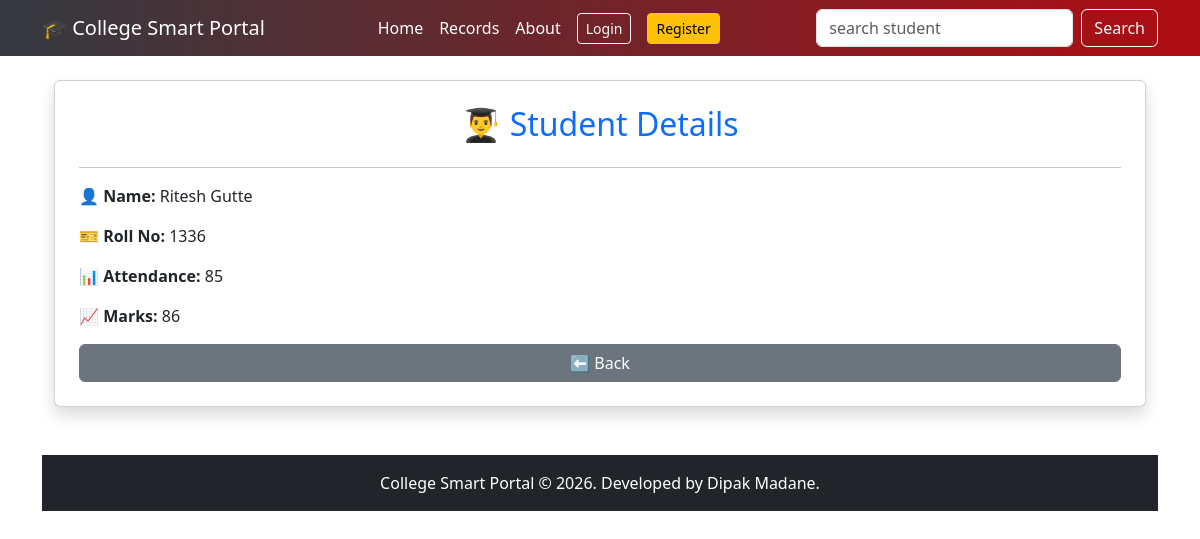
The page /student/4 on the database as committed earlier.
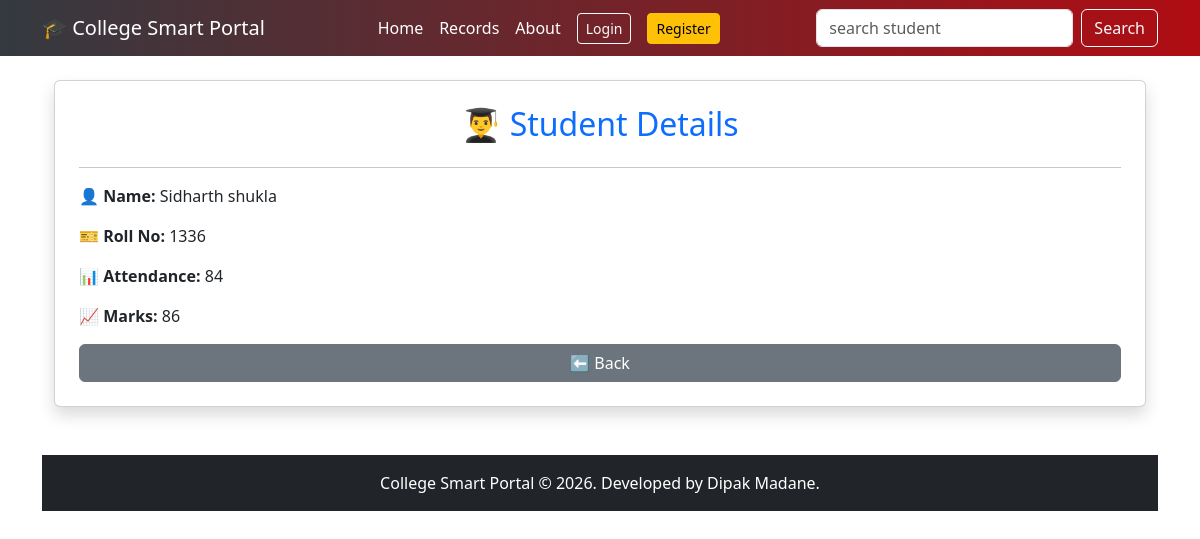
The same page on the database as committed later.
### tables this page shows
CREATE TABLE students (
            id INTEGER PRIMARY KEY AUTOINCREMENT,
            name TEXT NOT NULL,
            roll TEXT UNIQUE NOT NULL,
            attendance INTEGER NOT NULL,
            marks INTEGER NOT NULL
        );

### app.py (the view)
@app.route("/student/<int:id>")
def student_detail(id):
    conn = get_db()
    student = conn.execute(
        "SELECT * FROM students WHERE id=?",
        (id,)
    ).fetchone()
    conn.close()
    if student is None:
        flash("Student Not Found!", "danger")
        return redirect(url_for("records"))
    return render_template("student_detail.html", student=student)

### app.py (called while the page is built)
def get_db():
    conn = sqlite3.connect("myproject.db")
    conn.row_factory = sqlite3.Row
    return conn

### templates/student_detail.html
{% extends 'base.html' %}
{% block content %}
<div class="container mt-4">
<div class="card shadow p-4">
<h2 class="text-center text-primary">
    👨‍🎓 Student Details
</h2>
<hr>
<p><b>👤 Name:</b> {{ student.name }}</p>
<p><b>🎫 Roll No:</b> {{ student.roll }}</p>
<p><b>📊 Attendance:</b> {{ student.attendance }}</p>
<p><b>📈 Marks:</b> {{ student.marks }}</p>
<a href="{{ url_for('records') }}" class="btn btn-secondary">
    ⬅️ Back
</a>
</div>
</div>
{% endblock %}

### templates/base.html (shortened to what this page needs)
<!DOCTYPE html>
<html>
<head>
    <link href="https://cdn.jsdelivr.net/npm/bootstrap@5.3.3/dist/css/bootstrap.min.css" rel="stylesheet">
</head>
<body>
<nav>
<nav class="navbar navbar-expand-lg navbar-dark" style="background: linear-gradient(to right,#343a40, #af0d13);">
  <div class="container">
    <a class="navbar-brand" href="/">🎓 College Smart Portal</a>
      <div class="mx-auto d-flex align-items-center gap-3">
    <a class="nav-link text-white"
       href="{{ url_for('home') }}">
       Home
    </a>
    <a class="nav-link text-white"
       href="{{ url_for('records') }}">
       Records
    </a>
    <a class="nav-link text-white"
       href="{{ url_for('about') }}">
       About
    </a>
   {% if session.get("username") %}
<span class="text-white me-2">
    Welcome, {{ session["username"] }}
</span>
<a class="btn btn-danger btn-sm"
   href="{{ url_for('logout') }}">
   Logout
</a>
{% else %}
<a class="btn btn-outline-light btn-sm"
   href="{{ url_for('login') }}">
   Login
</a>
<a class="btn btn-warning btn-sm"
   href="{{ url_for('register') }}">
   Register
</a>
{% endif %}
</div>
      <form class="d-flex"
        action="{{ url_for('records') }}" method="get">
        <input class="form-control me-2"
        type="search"
        name="search"
        placeholder="search student">
        <button class="btn btn-outline-light">Search</button>
      </form>
</nav>
<div class="container">
{% block content %}
{% endblock %}
<footer class="bg-dark text-white text-center p-3 mt-5">
    College Smart Portal &copy; 2026. Developed by Dipak Madane.
</footer>
</div>
</body>
</html>

### templates/base.html (style rules this page uses)
.card { transition:all 0.3s ease; }

Rows that differ between the two databases and show on the page:
changed students: name "Ritesh Gutte" → "Sidharth shukla"; attendance "85" → "84"
